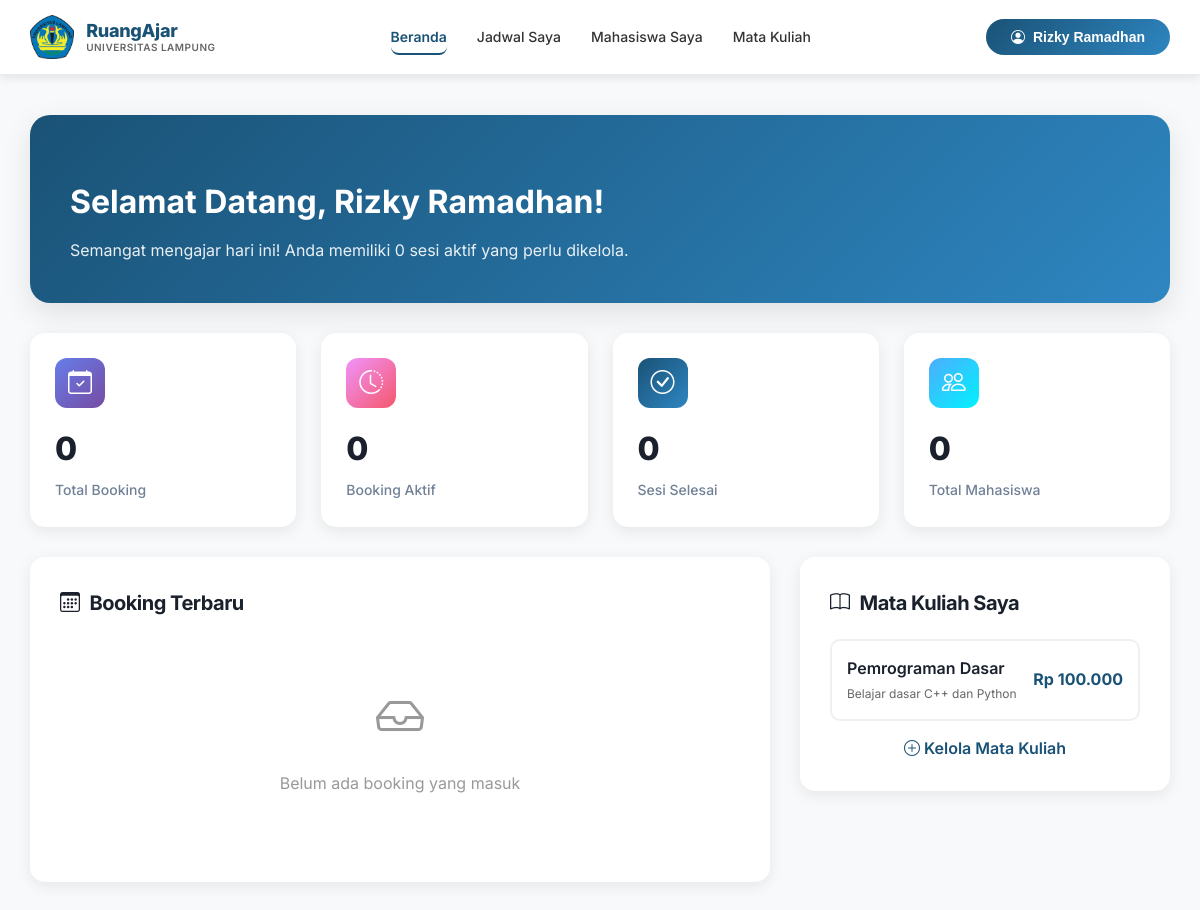
Screenshot of /frontend/pages/tutor/dashboard_tutor.php (signed in) with the database file from the repository.
### tables this page shows
CREATE TABLE `tutor` (
  `id` int NOT NULL AUTO_INCREMENT,
  `nama_lengkap` varchar(100) NOT NULL,
  `email` varchar(100) NOT NULL,
  `npm` varchar(20) DEFAULT NULL,
  `angkatan` int DEFAULT '2022',
  `fakultas` varchar(100) DEFAULT 'FMIPA',
  `telepon` varchar(15) DEFAULT NULL,
  `keahlian` varchar(50) DEFAULT NULL,
  `pendidikan` varchar(100) DEFAULT NULL,
  `pengalaman_mengajar` int DEFAULT '0',
  `harga_per_sesi` int DEFAULT '0',
  `deskripsi` text,
  `status` enum('Aktif','Non-Aktif','Cuti') DEFAULT 'Non-Aktif',
  `rating` decimal(3,2) DEFAULT '0.00',
  `foto_profil` varchar(255) DEFAULT NULL,
  `password` varchar(255) DEFAULT NULL,
  `email_notification` tinyint(1) DEFAULT '1',
  `booking_notification` tinyint(1) DEFAULT '1',
  `reminder_notification` tinyint(1) DEFAULT '1',
  `availability_status` enum('Tersedia','Sibuk','Tidak Tersedia') DEFAULT 'Tersedia',
  `availability_note` varchar(255) DEFAULT NULL,
  `created_at` timestamp NOT NULL DEFAULT CURRENT_TIMESTAMP,
  PRIMARY KEY (`id`),
  UNIQUE KEY `email` (`email`)
);

CREATE TABLE `subjects` (
  `id` int NOT NULL AUTO_INCREMENT,
  `tutor_id` int NOT NULL,
  `subject_name` varchar(100) NOT NULL,
  `description` text,
  `price` int NOT NULL DEFAULT '0',
  `created_at` timestamp NOT NULL DEFAULT CURRENT_TIMESTAMP,
  PRIMARY KEY (`id`),
  KEY `tutor_id` (`tutor_id`),
  CONSTRAINT `fk_subjects_tutor` FOREIGN KEY (`tutor_id`) REFERENCES `tutor` (`id`) ON DELETE CASCADE
);

### src/frontend/pages/tutor/dashboard_tutor.php (the view, shortened to what this page needs)
<?php
require_once '../../../config/database.php';
$user_email = isset($_SESSION['user_email']) ? $_SESSION['user_email'] : $_SESSION['email'];
$tutor_query = "SELECT * FROM tutor WHERE email = '$user_email' LIMIT 1";
$tutor_result = mysqli_query($conn, $tutor_query);
$tutor_data = mysqli_fetch_assoc($tutor_result);
$tutor_id = $tutor_data['id'];
$stats_query = "SELECT
    COALESCE(COUNT(*), 0) as total_booking,
    COALESCE(SUM(CASE WHEN status IN ('pending', 'confirmed') THEN 1 ELSE 0 END), 0) as active_booking,
    COALESCE(SUM(CASE WHEN status = 'completed' THEN 1 ELSE 0 END), 0) as completed_booking
FROM bookings
WHERE tutor_id = '$tutor_id'";
$stats_result = mysqli_query($conn, $stats_query);
$stats = $stats_result ? mysqli_fetch_assoc($stats_result) : ['total_booking' => 0, 'active_booking' => 0, 'completed_booking' => 0];
$students_query = "SELECT COUNT(DISTINCT learner_id) as total FROM bookings WHERE tutor_id = '$tutor_id'";
$students_result = mysqli_query($conn, $students_query);
$total_students = mysqli_fetch_assoc($students_result)['total'];
$recent_bookings_query = "SELECT
    b.*,
    s.nama_lengkap as student_name,
    s.jenjang,
    s.kelas,
    sub.subject_name
FROM bookings b
INNER JOIN mahasiswa s ON b.learner_id = s.id
INNER JOIN subjects sub ON b.subject_id = sub.id
WHERE b.tutor_id = '$tutor_id'
ORDER BY b.created_at DESC
LIMIT 5";
$recent_bookings_result = mysqli_query($conn, $recent_bookings_query);
$subjects_query = "SELECT * FROM subjects WHERE tutor_id = '$tutor_id'";
$subjects_result = mysqli_query($conn, $subjects_query);
?>
<!DOCTYPE html>
<html lang="id">
<head>
    <link href="https://cdn.jsdelivr.net/npm/bootstrap-icons@1.11.3/font/bootstrap-icons.css" rel="stylesheet">
    <link rel="stylesheet" href="../../assets/css/style.css">
</head>
<body>
<?php include '../../layouts/header_tutor.php'; ?>
<div class="dashboard-container">
    <div class="welcome-section">
        <h1 style="font-size: 32px; font-weight: 700; margin-bottom: 10px;">
            Selamat Datang, <?php echo htmlspecialchars($tutor_data['nama_lengkap']); ?>!
        </h1>
        <p style="font-size: 16px; opacity: 0.9; margin: 0;">
            Semangat mengajar hari ini! Anda memiliki <?php echo $stats['active_booking']; ?> sesi aktif yang perlu dikelola.
        </p>
    </div>
    <div class="stats-grid">
        <div class="stat-card">
            <div class="stat-icon blue">
                <i class="bi bi-calendar-check"></i>
            </div>
            <div class="stat-value"><?php echo $stats['total_booking']; ?></div>
            <div class="stat-label">Total Booking</div>
        </div>
        <div class="stat-card">
            <div class="stat-icon green">
                <i class="bi bi-clock-history"></i>
            </div>
            <div class="stat-value"><?php echo $stats['active_booking']; ?></div>
            <div class="stat-label">Booking Aktif</div>
        </div>
        <div class="stat-card">
            <div class="stat-icon orange">
                <i class="bi bi-check-circle"></i>
            </div>
            <div class="stat-value"><?php echo $stats['completed_booking']; ?></div>
            <div class="stat-label">Sesi Selesai</div>
        </div>
        <div class="stat-card">
            <div class="stat-icon purple">
                <i class="bi bi-people"></i>
            </div>
            <div class="stat-value"><?php echo $total_students; ?></div>
            <div class="stat-label">Total Mahasiswa</div>
        </div>
    </div>
    <div class="content-grid">
        <div class="section-card">
            <div class="section-title">
                <i class="bi bi-calendar3"></i> Booking Terbaru
            </div>
            <?php if ($recent_bookings_result && mysqli_num_rows($recent_bookings_result) > 0): ?>
                <?php while ($booking = mysqli_fetch_assoc($recent_bookings_result)): ?>
                    <div class="booking-item">
                        <div class="booking-header">
                            <div>
                                <div class="student-name"><?php echo htmlspecialchars($booking['student_name']); ?></div>
                                <div style="font-size: 14px; color: #666; margin-top: 3px;">
                                    <?php echo htmlspecialchars($booking['jenjang']) . ' - ' . htmlspecialchars($booking['kelas']); ?>
                                </div>
                            </div>
                            <span class="status-badge status-<?php echo $booking['status']; ?>">
                                <?php
                                    $status_text = [
                                        'pending' => 'Menunggu',
                                        'confirmed' => 'Dikonfirmasi',
                                        'completed' => 'Selesai',
                                        'cancelled' => 'Dibatalkan'
                                    ];
                                    echo $status_text[$booking['status']] ?? $booking['status'];
                                ?>
                            </span>
                        </div>
                        <div style="font-weight: 600; color: #1a5276; margin: 8px 0;">
                            <?php echo htmlspecialchars($booking['subject_name']); ?>
                        </div>
                        <div class="booking-details">
                            <span><i class="bi bi-calendar3"></i> <?php echo date('d/m/Y', strtotime($booking['booking_date'])); ?></span>
                            <span><i class="bi bi-clock"></i> <?php echo date('H:i', strtotime($booking['booking_time'])); ?></span>
                            <span><i class="bi bi-hourglass-split"></i> <?php echo $booking['duration']; ?> menit</span>
                        </div>
                    </div>
                <?php endwhile; ?>
            <?php else: ?>
                <p style="text-align: center; color: #999; padding: 40px 0;">
                    <i class="bi bi-inbox" style="font-size: 48px; display: block; margin-bottom: 15px;"></i>
                    Belum ada booking yang masuk
                </p>
            <?php endif; ?>
        </div>
        <div>
            <div class="section-card">
                <div class="section-title">
                    <i class="bi bi-book"></i> Mata Kuliah Saya
                </div>
                <?php if ($subjects_result && mysqli_num_rows($subjects_result) > 0): ?>
                    <?php while ($subject = mysqli_fetch_assoc($subjects_result)): ?>
                        <div class="subject-item">
                            <div>
                                <div class="subject-name"><?php echo htmlspecialchars($subject['subject_name']); ?></div>
                                <?php if (!empty($subject['description'])): ?>
                                    <div style="font-size: 12px; color: #666; margin-top: 3px;">
                                        <?php echo htmlspecialchars(substr($subject['description'], 0, 50)); ?><?php echo strlen($subject['description']) > 50 ? '...' : ''; ?>
                                    </div>
                                <?php endif; ?>
                            </div>
                            <div class="subject-price">
                                Rp <?php echo number_format($subject['price'], 0, ',', '.'); ?>
                            </div>
                        </div>
                    <?php endwhile; ?>
                <?php else: ?>
                    <p style="text-align: center; color: #999; padding: 20px 0;">
                        Belum ada mata kuliah
                    </p>
                <?php endif; ?>
                <a href="mata_pelajaran.php" style="display: block; text-align: center; margin-top: 15px; color: #1a5276; font-weight: 600; text-decoration: none;">
                    <i class="bi bi-plus-circle"></i> Kelola Mata Kuliah
                </a>
            </div>
        </div>
    </div>
</div>
</body>
</html>

### src/frontend/layouts/header_tutor.php (shortened to what this page needs)
<nav class="sb-navbar">
    <div class="sb-nav-container">
        <a href="dashboard_tutor.php" class="sb-brand">
            <img src="../../../assets/img/logo_unila_resmi.png" alt="Unila Logo">
            <div class="sb-brand-text">
                <span class="sb-brand-name">RuangAjar</span>
                <span class="sb-brand-sub">Universitas Lampung</span>
            </div>
        </a>
        <ul class="sb-menu">
            <li><a href="dashboard_tutor.php" class="<?php echo basename($_SERVER['PHP_SELF']) == 'dashboard_tutor.php' ? 'active' : ''; ?>">Beranda</a></li>
            <li><a href="jadwal_saya.php" class="<?php echo basename($_SERVER['PHP_SELF']) == 'jadwal_saya.php' ? 'active' : ''; ?>">Jadwal Saya</a></li>
            <li><a href="mahasiswa_saya.php" class="<?php echo basename($_SERVER['PHP_SELF']) == 'mahasiswa_saya.php' ? 'active' : ''; ?>">Mahasiswa Saya</a></li>
            <li><a href="mata_pelajaran.php" class="<?php echo basename($_SERVER['PHP_SELF']) == 'mata_pelajaran.php' ? 'active' : ''; ?>">Mata Kuliah</a></li>
        </ul>
        <div style="display: flex; gap: 10px; align-items: center;">
            <div style="position: relative;">
                <button onclick="toggleDropdown()" class="sb-daftar">
                    <i class="bi bi-person-circle"></i> <?php echo isset($tutor_data['nama_lengkap']) ? htmlspecialchars($tutor_data['nama_lengkap']) : 'Profil'; ?>
                </button>
            </div>
        </div>
    </div>
</nav>

### src/frontend/assets/css/style.css (style rules this page uses)
:root { --primary: #1a5276; --primary-dark: #154360; --primary-light: #2e86c1; --primary-soft: #eaf2f8; --accent: #f39c12; --accent-dark: #d68910; --bg: #f8f9fa; --card: #ffffff; --dark: #1a202c; --muted: #64748b; --border: rgba(0,0,0,0.08); --shadow: 0 4px 24px rgba(26,82,118,0.08); --radius: 14px; --success: #27ae60; --danger: #e74c3c; }
* { box-sizing: border-box; }
body { margin: 0; background: var(--bg); font-family: 'Inter', sans-serif; color: var(--dark); line-height: 1.6; }
.sb-navbar { background: #fff; padding: 0; position: sticky; top: 0; z-index: 100; border-bottom: 1px solid var(--border); box-shadow: 0 1px 8px rgba(0,0,0,0.04); }
.sb-nav-container { max-width: 1200px; margin: auto; padding: 18px 24px; display: flex; align-items: center; justify-content: space-between; }
.sb-brand { display: flex; align-items: center; gap: 10px; text-decoration: none; }
.sb-brand-text { display: flex; flex-direction: column; line-height: 1.15; }
.sb-brand-name { font-size: 18px; font-weight: 800; color: var(--primary); letter-spacing: -0.3px; }
.sb-brand-sub { font-size: 10px; font-weight: 500; color: var(--muted); letter-spacing: 0.5px; }
.sb-menu { display: flex; list-style: none; gap: 8px; margin: 0; padding: 0; }
.sb-menu a { text-decoration: none; color: var(--muted); font-weight: 500; font-size: 14px; padding: 8px 14px; border-radius: 8px; transition: all 0.2s; }
.sb-menu a:hover, .sb-menu a.active { color: var(--primary); background: var(--primary-soft); }
.sb-daftar { padding: 8px 20px; border-radius: 8px; background: var(--primary); color: #fff; font-weight: 600; font-size: 14px; text-decoration: none; border: none; cursor: pointer; transition: all 0.2s; }
.section-title { text-align: center; font-size: 2.2rem; font-weight: 800; color: var(--dark); margin-bottom: 12px; letter-spacing: -0.5px; }
html { overflow-y: scroll; }

### src/frontend/layouts/header_tutor.php (style rules this page uses)
.sb-navbar { background: white; box-shadow: 0 2px 10px rgba(0,0,0,0.1); position: sticky; top: 0; z-index: 100; }
.sb-nav-container { max-width: 1400px; margin: 0 auto; padding: 15px 30px; display: flex; justify-content: space-between; align-items: center; }
.sb-brand { display: flex; align-items: center; gap: 12px; text-decoration: none; }
.sb-brand img { height: 44px; width: auto; object-fit: contain; }
.sb-brand-text { display: flex; flex-direction: column; }
.sb-brand-name { font-size: 18px; font-weight: 800; color: #1a5276; letter-spacing: -0.3px; }
.sb-brand-sub { font-size: 10px; font-weight: 600; color: #666; letter-spacing: 0.5px; text-transform: uppercase; }
.sb-menu { display: flex; gap: 30px; list-style: none; margin: 0; padding: 0; }
.sb-menu li a { text-decoration: none; color: #333; font-weight: 500; transition: all 0.3s; padding: 8px 0 !important; border-bottom: 2px solid transparent; }
.sb-menu li a:hover, .sb-menu li a.active { color: #1a5276; border-bottom-color: #1a5276; background: transparent !important; font-weight: 600 !important; padding: 8px 0 !important; }
.sb-daftar { display: flex; align-items: center; gap: 8px; background: linear-gradient(135deg, #1a5276, #2e86c1); color: white; padding: 10px 25px; border-radius: 25px; border: none; cursor: pointer; font-weight: 600; text-decoration: none; }

### rows the page displays
tutor: nama_lengkap "Rizky Ramadhan"
subjects: subject_name "Pemrograman Dasar", description "Belajar dasar C++ dan Python", price "100.000"

### other values shown
$stats['active_booking'] "0"
$stats['total_booking'] "0"
$stats['completed_booking'] "0"
$total_students "0"
